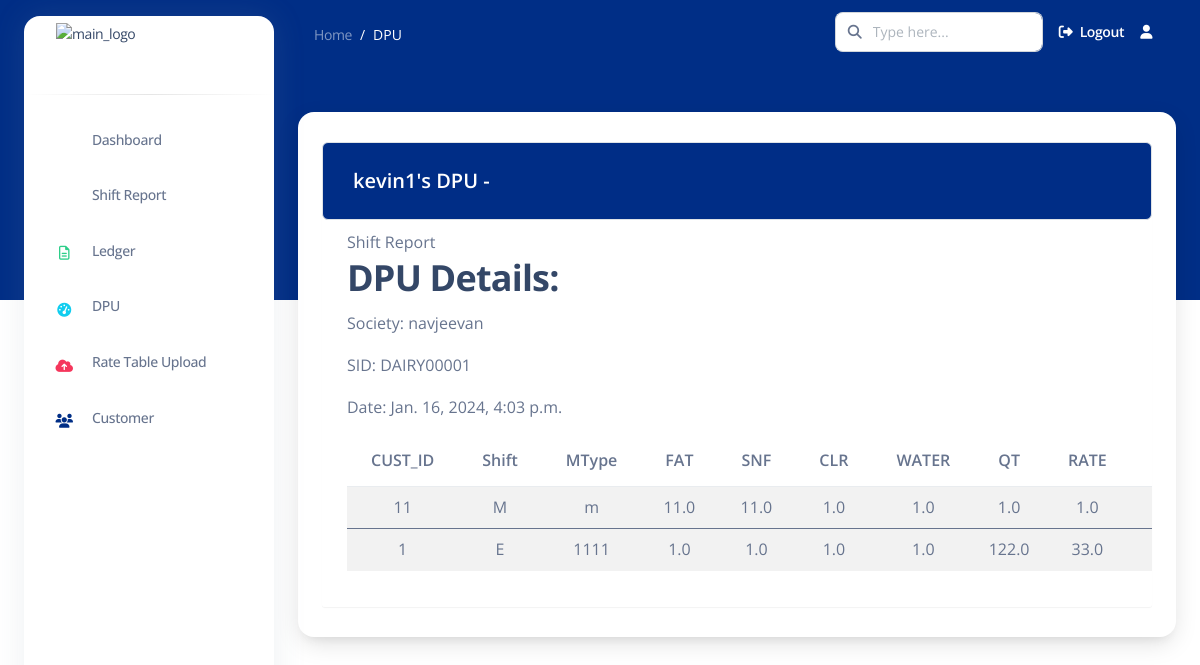
Page /dpudetails/DAIRY00001/ on the earlier database version.
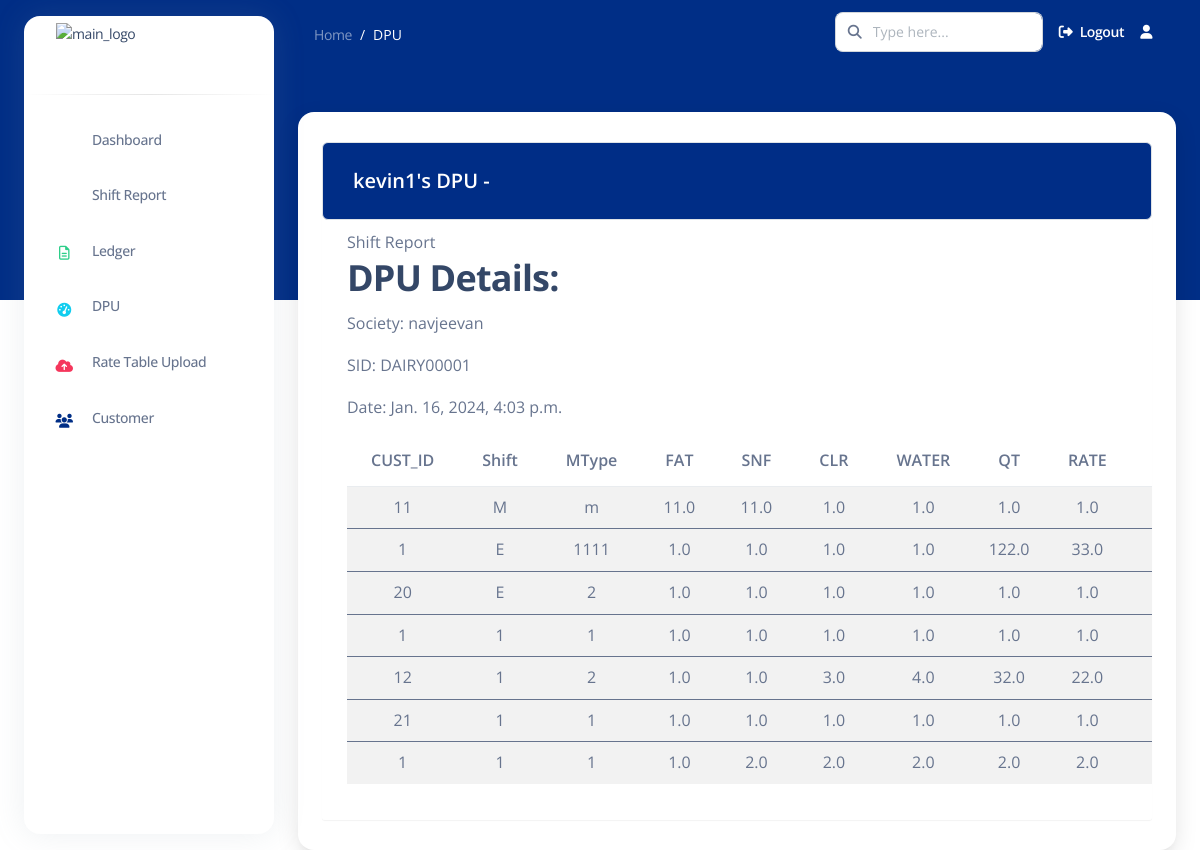
Same page on the later database version.
### apps/common/models.py (models this page shows, shortened)
class DPU(models.Model):
    user = models.ForeignKey(User, on_delete=models.CASCADE)
    location = models.CharField(max_length=255)
    st_id = models.CharField(max_length=50, unique=True, primary_key=True)  # Renamed from dpu_id to st_id
    society = models.CharField(max_length=255)
    mobile_number = models.CharField(max_length=15)
    owner = models.CharField(max_length=255)
    STATUS_CHOICES = [
        ('active', 'Active'),
        ('deactivated', 'Deactivated'),
    ]
    status = models.CharField(max_length=20, choices=STATUS_CHOICES, default='active')
    date = models.DateTimeField(auto_now_add=True)  # Automatically set on creation

class DREC(models.Model):
    REC_TYPE = models.CharField(max_length=255, default="", blank=True)
    SLIP_TYPE = models.IntegerField(null=True, default=None)
    ST_ID = models.ForeignKey(DPU, on_delete=models.CASCADE, related_name='drecs')  # Use ForeignKey instead of OneToOneField
    CUST_ID = models.IntegerField(null=True, default=None)
    TotalFileRecord = models.IntegerField(null=True, default=None)
    FlagEdited = models.CharField(max_length=255, default="", blank=True)
    MType = models.CharField(max_length=255,null=True, default=None)
    RecordingDate = models.DateField(null=True, default=None)
    SHIFT = models.CharField(max_length=255,null=True, default=None)
    FAT = models.FloatField(null=True, default=None)
    FAT_UNIT = models.CharField(max_length=255, default="", blank=True)
    SNF = models.FloatField(null=True, default=None)
    SNF_UNIT = models.CharField(max_length=255, default="", blank=True)
    CLR = models.FloatField(null=True, default=None)
    CLR_UNIT = models.CharField(max_length=255, default="", blank=True)
    WATER = models.FloatField(null=True, default=None)
    WATER_UNIT = models.CharField(max_length=255, default="", blank=True)
    QT = models.FloatField(null=True, default=None)
    QT_UNIT = models.CharField(max_length=255, default="", blank=True)
    RATE = models.FloatField(null=True, default=None)
    Amount = models.FloatField(null=True, default=None)
    CAmount = models.FloatField(null=True, default=None)
    CSR_NO = models.IntegerField(null=True, default=None)
    CREV = models.IntegerField(null=True, default=None)
    END_TAG = models.CharField(max_length=255, default="", blank=True)
    dpuid = models.CharField(max_length=255, default="", blank=True)

### apps/common/views.py (the view)
# urls.py: path('dpudetails/<str:dpuid>/', dpudetails, name='dpudetails'),
def dpudetails(request, dpuid):
    dpu = get_object_or_404(DPU, st_id=dpuid)
    drecs = dpu.drecs.all()  # Use the correct related name
    context = {
        'dpu': dpu,
        'drecs': drecs,
    }
    return render(request, 'common/dpudetails.html', context)

### templates/common/dpudetails.html (shortened to what this page needs)
{% extends 'base2.html' %}
{% load static %}
{% load crispy_forms_tags %}
{% block content %}
<nav class="navbar navbar-main navbar-expand-lg px-0 mx-4 shadow-none border-radius-xl " id="navbarBlur"
    data-scroll="false">
    <div class="container-fluid py-1 px-3">
        <nav aria-label="breadcrumb">
            <ol class="breadcrumb bg-transparent mb-0 pb-0 pt-1 px-0 me-sm-6 me-5">
                <li class="breadcrumb-item text-sm"><a class="opacity-5 text-white" href="">Home</a>
                </li>
                <li class="breadcrumb-item text-sm text-white active" aria-current="page">DPU</li>
            </ol>
        </nav>
        <div class="collapse navbar-collapse mt-sm-0 mt-2 me-md-0 me-sm-4" id="navbar">
            <div class="ms-md-auto pe-md-3 d-flex align-items-center">
                <div class="input-group">
                    <span class="input-group-text text-body"><i class="fas fa-search" aria-hidden="true"></i></span>
                    <input type="text" class="form-control" placeholder="Type here...">
                </div>
            </div>
            <ul class="navbar-nav  justify-content-end">
                <li class="nav-item d-flex align-items-center">
                    <a href="{% url 'logout' %}" class="nav-link text-white font-weight-bold px-0">
                        <i class="fa fa-sign-out me-sm-1"></i>
                        <span class="d-sm-inline d-none">Logout</span>
                    </a>
                </li>
                <li class="nav-item dropdown pe-2 px-3 d-flex align-items-center">
                    <a href="javascript:;" class="nav-link text-white p-0" id="dropdownMenuButton"
                        data-bs-toggle="dropdown" aria-expanded="false">
                        <i class="fa fa-user cursor-pointer"></i>
                    </a>
                </li>
            </ul>
        </div>
    </div>
</nav>
<div class="container-fluid mt-5">
    <div class="card o-hidden border-0 shadow-lg mt-5">
        <div class="container">
            <div class="table-wrapper table-responsive">
                <div class="table-title border rounded">
                    <div class="row">
                        <div class="col-sm-6">
                            <h5 class="text-white mt-2">{{ dpu.user.username }}'s DPU - {{ dpu.dpu_id }}</h5>
                        </div>
                    </div>
                </div>
                <table class="table table-striped table-hover rounded table-responsive">
                    <thead>
                        <h2>DPU Details:</h2>
                        <p>Society: {{ dpu.society }}</p>
                        <p>SID: {{ dpu.st_id }}</p>
                        <p>Date: {{ dpu.date }}</p>
                        <tr>
                            <th>CUST_ID </th>
                            <th>Shift</th>
                            <th>MType</th>
                            <th>FAT</th>
                            <th>SNF</th>
                            <th>CLR</th>
                            <th>WATER</th>
                            <th>QT</th>
                            <th>RATE</th>
                            <th>Amount</th>
                        </tr>
                    </thead>
                    {% for drec in drecs %}
                    <tbody>
                        <tr class="align-items-center text-align-center rounded">
                            <td>{{ drec.CUST_ID }}</td>
                            <td>{{ drec.SHIFT }}</td>
                            <td>{{ drec.MType }}</td>
                            <td>{{ drec.FAT }}</td>
                            <td>{{ drec.SNF }}</td>
                            <td>{{ drec.CLR }}</td>
                            <td>{{ drec.WATER }}</td>
                            <td>{{ drec.QT }}</td>
                            <td>{{ drec.RATE }}</td>
                            <td>{{ drec.Amount }}</td>
                        </tr>
                    </tbody>
                    {% endfor %}
                </table>
            </div>
        </div>
    </div>
</div>
{% endblock content %}

### templates/base2.html (shortened to what this page needs)
{% load static %}
<!DOCTYPE html>
<html lang="en">
{% load static %}
<head>
    <link href="{% static 'assets/css/nucleo-icons.css'%}" rel="stylesheet" />
    <link href="{% static 'assets/css/nucleo-svg.css'%}" rel="stylesheet" />
    <link rel="stylesheet" href="path/to/font-awesome/css/font-awesome.min.css">
    <link href="{% static 'assets/css/nucleo-svg.css'%}" rel="stylesheet" />
    <link id="pagestyle" href="{% static 'assets/css/argon-dashboard.css' %}" rel="stylesheet" />
</head>
<body class="g-sidenav-show ">
    <aside
        class="sidenav bg-white navbar navbar-vertical navbar-expand-xs border-0 border-radius-xl my-3 fixed-start ms-4 "
        id="sidenav-main">
        <div class="sidenav-header">
            <a class="navbar-brand m-0" href="" target="_blank">
                <img src="{% static 'assets/img/rapturetech_logo.jpeg'%}" class="navbar-brand-img h-100"
                    alt="main_logo">
            </a>
        </div>
        <hr class="horizontal dark mt-0">
        <div class="collapse navbar-collapse  w-auto " id="sidenav-collapse-main">
            <ul class="navbar-nav">
                <li class="nav-item">
                    <a class="nav-link" href="{% url 'dashboard' %}">
                        <div
                            class="icon icon-shape icon-sm border-radius-md text-center me-2 d-flex align-items-center justify-content-center">
                            <i class="ni ni-tv-2 text-primary text-sm opacity-10"></i>
                        </div>
                        <span class="nav-link-text ms-1">Dashboard</span>
                    </a>
                </li>
                <li class="nav-item">
                    <a class="nav-link " href="{% url 'shift_report' %}">
                        <div
                            class="icon icon-shape icon-sm border-radius-md text-center me-2 d-flex align-items-center justify-content-center">
                            <i class="ni ni-single-copy-04 text-warning text-sm opacity-10"></i>
                        </div>
                        <span class="nav-link-text ms-1">Shift Report</span>
                    </a>
                </li>
                <li class="nav-item">
                    <a class="nav-link " href="#">
                        <div
                            class="icon icon-shape icon-sm border-radius-md text-center me-2 d-flex align-items-center justify-content-center">
                            <i class="fa fa-file-text-o text-success text-sm opacity-10" aria-hidden="true"></i>
                        </div>
                        <span class="nav-link-text ms-1">Ledger</span>
                    </a>
                </li>
                <li class="nav-item">
                    <a class="nav-link " href="{% url 'active_dpu' %}">
                        <div
                            class="icon icon-shape icon-sm border-radius-md text-center me-2 d-flex align-items-center justify-content-center">
                            <i class="fa fa-tachometer text-info text-sm opacity-10" aria-hidden="true"></i>
                        </div>
                        <span class="nav-link-text ms-1">DPU</span>
                    </a>
                </li>
                <li class="nav-item">
                    <a class="nav-link " href="./pages/rtl.html">
                        <div
                            class="icon icon-shape icon-sm border-radius-md text-center me-2 d-flex align-items-center justify-content-center">
                            <i class="fa fa-cloud-upload text-danger text-sm opacity-10" aria-hidden="true"></i>
                        </div>
                        <span class="nav-link-text ms-1">Rate Table Upload</span>
                    </a>
                </li>
                <li class="nav-item">
                    <a class="nav-link" href="{% url 'upload_customer_csv' %}">
                        <div
                            class="icon icon-shape icon-sm border-radius-md text-center me-2 d-flex align-items-center justify-content-center">
                            <i class="fa fa-users text-primary text-sm opacity-10" aria-hidden="true"></i>
                        </div>
                        <span class="nav-link-text ms-1">Customer</span>
                    </a>
                </li>
            </ul>
        </div>
    </aside>
    <main class="main-content position-relative border-radius-lg ">
        {% block content %} {% endblock content %}
    </main>
</body>
</html>

### static/assets/css/nucleo-svg.css (style rules this page uses)
.icon { display: inline-block; color: #111111; height: 1em; width: 1em; }
.icon-sm { height: 0.8em; width: 0.8em; }
.icon { fill: currentColor; stroke: none; }

### templates/common/dpudetails.html (style rules this page uses)
.table-wrapper { background: #fff; padding: 20px 25px; margin: 30px 0; border-radius: 3px; box-shadow: 0 1px 1px rgba(0, 0, 0, .05); }
.table-title { padding-bottom: 1px; background: #002d86; color: #fff !important; padding: 16px 30px; margin: -20px -25px 10px; border-radius: 3px 3px 0 0; }
tr { text-align: center; }
td { padding: 1px; text-align: center; }

Differences in the rows shown:
added DREC: CUST_ID "20", SHIFT "E", MType "2", FAT "1.0", SNF "1.0", CLR "1.0", WATER "1.0", QT "1.0", RATE "1.0"
added DREC: CUST_ID "1", SHIFT "1", MType "1", FAT "1.0", SNF "1.0", CLR "1.0", WATER "1.0", QT "1.0", RATE "1.0"
added DREC: CUST_ID "12", SHIFT "1", MType "2", FAT "1.0", SNF "1.0", CLR "3.0", WATER "4.0", QT "32.0", RATE "22.0"
added DREC: CUST_ID "21", SHIFT "1", MType "1", FAT "1.0", SNF "1.0", CLR "1.0", WATER "1.0", QT "1.0", RATE "1.0"
added DREC: CUST_ID "1", SHIFT "1", MType "1", FAT "1.0", SNF "2.0", CLR "2.0", WATER "2.0", QT "2.0", RATE "2.0"
